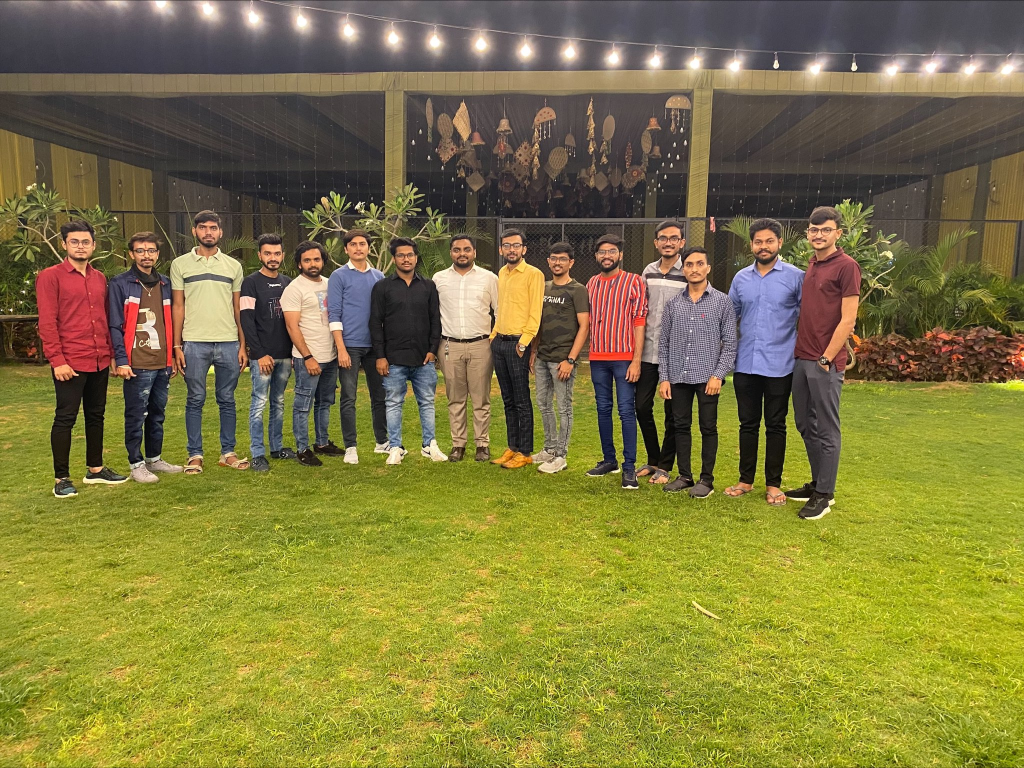
#> input picture Images/python.jpg, 2048 x 1536 px (shown at 1/2 size)
$ python find_face_from_image.py
#> lines starting #> are read from the running program, lines starting #| are printed output that depends on the picture; after the words box and inside, x2 and y2 are one past the last pixel; in counts of white or black regions, pixels touching at a corner belong together
import cv2

# defining size of images
(width, height) = (100,100)

haar_file = './haarcascade_xml_files/haarcascade_frontalface_default.xml'
face_cascade = cv2.CascadeClassifier(haar_file)
img = cv2.imread("./Images/python.jpg",0)
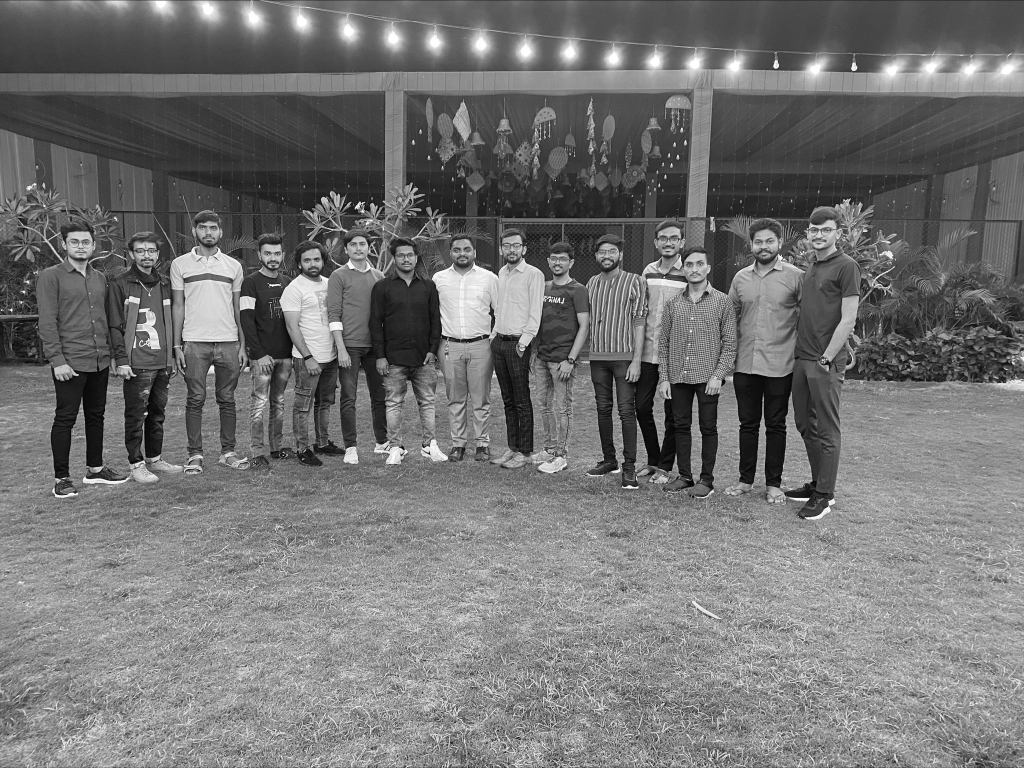
#> img: shape (1536, 2048) (shown at 1/2 size); min 0, max 255, mean 115.6

faces = face_cascade.detectMultiScale(img,1.31,minNeighbors=4)
#> faces = 15 rows, first 6: [389, 434, 56, 56], [692, 469, 51, 51], [1188, 483, 56, 56], [783, 489, 58, 58], [1090, 497, 53, 53], [598, 500, 53, 53]
image = 0

for (x, y, w, h) in faces:
    cv2.rectangle(img, (x, y), (x + w, y + h), (255, 0, 0), 2)
    face = img[y:y + h, x:x + w]
    face_resize = cv2.resize(face, (width,height))
    name = './face_from_image/' + str(image) + '.jpg'
    cv2.imshow("Frame", face)
    cv2.waitKey(0)
    # writing the extracted images
    cv2.imwrite(name, face_resize)
    # increasing counter so that it will
    # show how many frames are created
    image += 1
#> this loop made 15 passes
#> (x, y, w, h, name) on passes 1 to 12: (389, 434, 56, 56, './face_from_image/0.jpg'), (692, 469, 51, 51, './face_from_image/1.jpg'), (1188, 483, 56, 56, './face_from_image/2.jpg'), (783, 489, 58, 58, './face_from_image/3.jpg'), (1090, 497, 53, 53, './face_from_image/4.jpg'), (598, 500, 53, 53, './face_from_image/5.jpg'), (1608, 438, 60, 60, './face_from_image/6.jpg'), (1307, 454, 60, 60, './face_from_image/7.jpg'), (131, 461, 61, 61, './face_from_image/8.jpg'), (1495, 458, 65, 65, './face_from_image/9.jpg'), (997, 470, 54, 54, './face_from_image/10.jpg'), (897, 477, 57, 57, './face_from_image/11.jpg')
#> pass 1, `face = img[y:y + h, x:x + w]`:
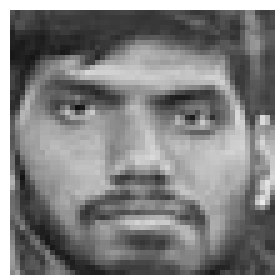
#> face: shape (56, 56) (shown 5 times larger); min 17, max 255, mean 132
#> pass 1, `face_resize = cv2.resize(face, (width,height))`:
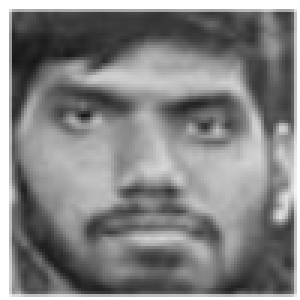
#> face_resize: shape (100, 100) (shown 3 times larger); min 22, max 255, mean 131.7
#> pass 2, `face = img[y:y + h, x:x + w]`:
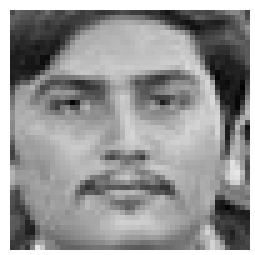
#> face: shape (51, 51) (shown 5 times larger); min 3, max 255, mean 148.1
#> pass 2, `face_resize = cv2.resize(face, (width,height))`:
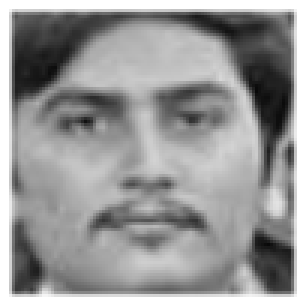
#> face_resize: shape (100, 100) (shown 3 times larger); min 8, max 255, mean 148
#> after the loop:
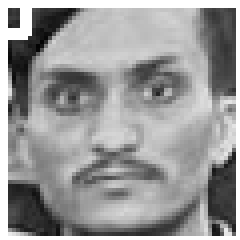
#> face: shape (60, 60) (shown 4 times larger); min 3, max 255, mean 152.7
#> after the loop:
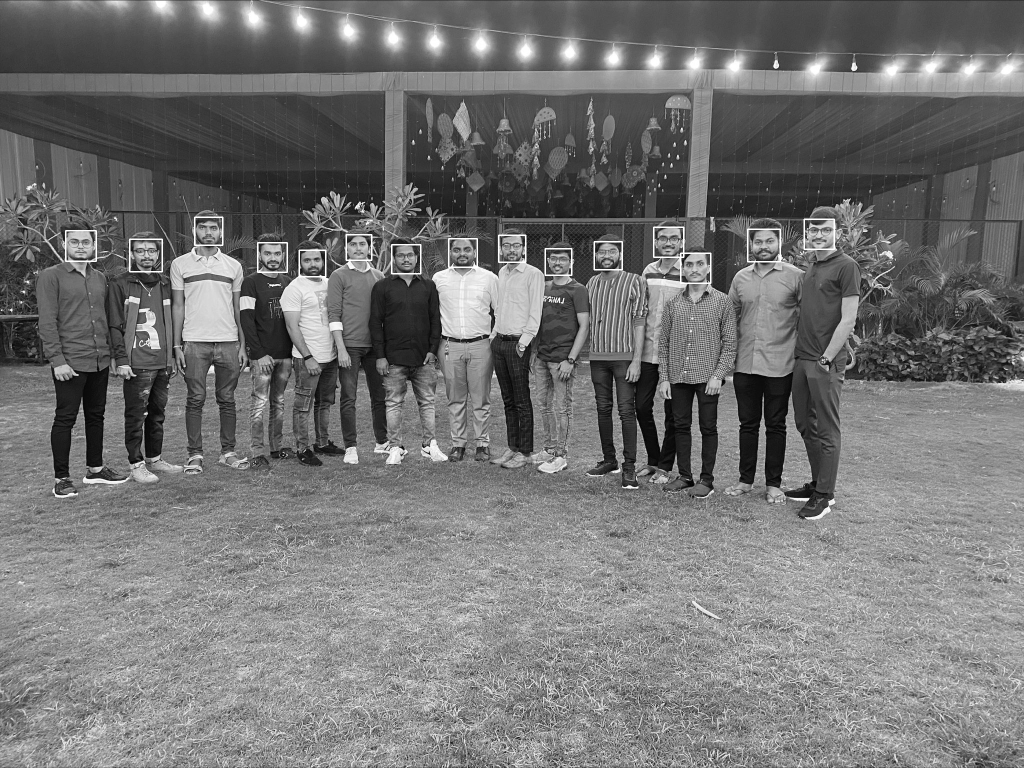
#> img: shape (1536, 2048) (shown at 1/2 size); 0.33% of pixels changed, all inside (x1, y1, x2, y2) = (130, 433, 1670, 568)
#> after the loop, image = 15
